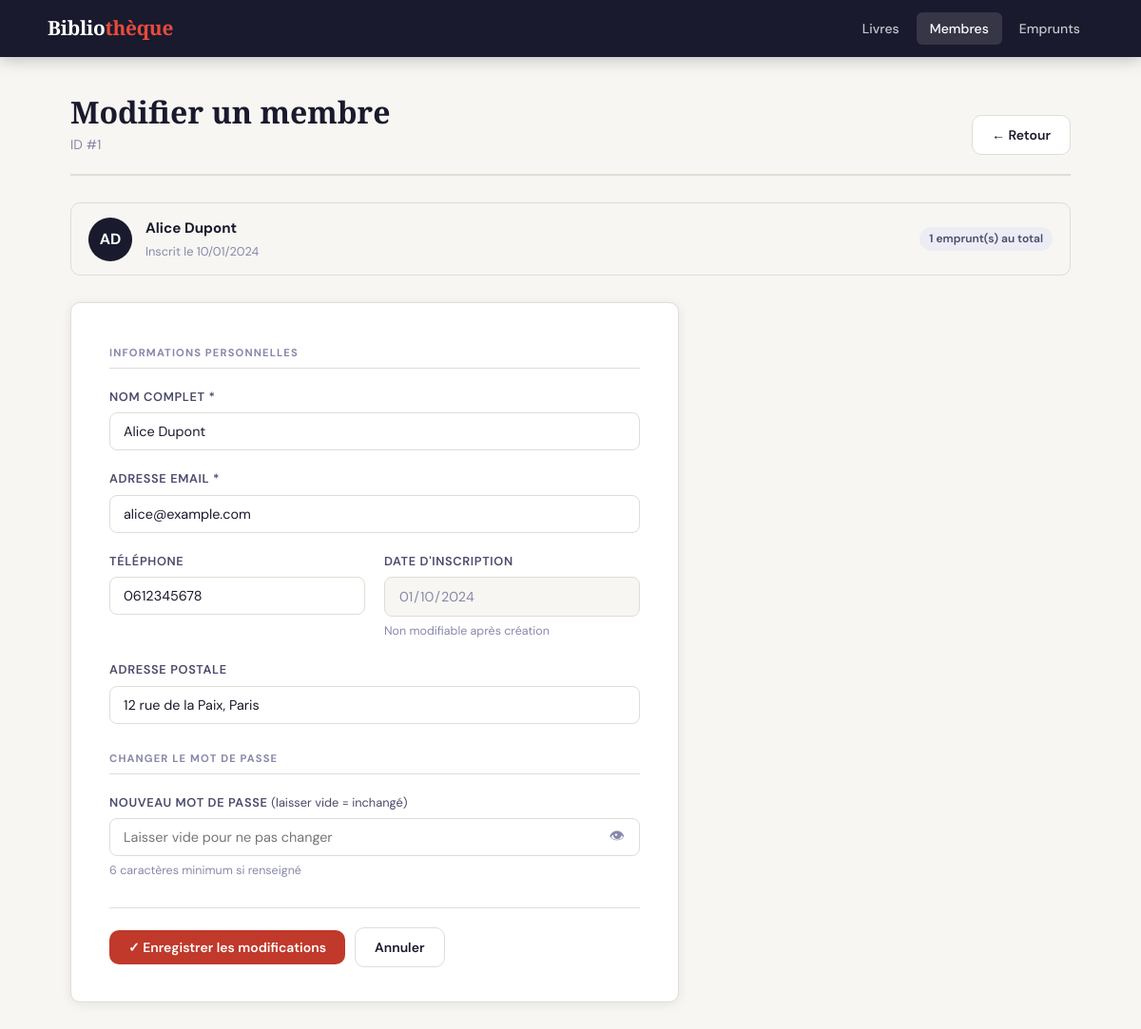
Screenshot of /index.php?page=members&action=edit&id=1 with the database file from the repository.
### tables this page shows
CREATE TABLE membres (
    idMembre        INT           NOT NULL AUTO_INCREMENT,
    nom             VARCHAR(100)  NOT NULL,
    email           VARCHAR(150)  NOT NULL UNIQUE,
    motDePasse      VARCHAR(255)  NOT NULL,
    telephone       VARCHAR(20),
    adresse         VARCHAR(255),
    dateInscription DATE          NOT NULL DEFAULT (CURRENT_DATE),
    PRIMARY KEY (idMembre)
);

### controllers/MemberController.php (called while the page is built, shortened)
<?php
require_once __DIR__ . '/../models/Member.php';
class MemberController
{
    private Member $model;
    public function __construct()
    {
        $this->model = new Member();
    }
    public function edit(): void
    {
        $id     = (int) ($_GET['id'] ?? 0);
        $member = $this->model->getById($id);
        require __DIR__ . '/../views/members/edit.php';
    }
}

### public/index.php (called while the page is built, shortened)
<?php
$action = $_GET['action'] ?? 'index';
$controller = new $controllerClass();
$controller->$action();

### config/database.php (called while the page is built, shortened)
<?php
function getDB(): PDO {
    static $pdo = null;
    if ($pdo === null) {
        $dsn = sprintf('mysql:host=%s;dbname=%s;charset=%s', DB_HOST, DB_NAME, DB_CHARSET);
        $options = [
            PDO::ATTR_ERRMODE            => PDO::ERRMODE_EXCEPTION,
            PDO::ATTR_DEFAULT_FETCH_MODE => PDO::FETCH_ASSOC,
            PDO::ATTR_EMULATE_PREPARES   => false,
        ];
        try {
            $pdo = new PDO($dsn, DB_USER, DB_PASS, $options);
        } catch (PDOException $e) {
            die(json_encode(['error' => 'Connexion échouée : ' . $e->getMessage()]));
        }
    }
    return $pdo;
}

### models/Member.php (called while the page is built, shortened)
<?php
require_once __DIR__ . '/../config/database.php';
class Member
{
    private PDO $db;
    public function __construct()
    {
        $this->db = getDB();
    }
    public function getById(int $id): array|false
    {
        $stmt = $this->db->prepare(
            'SELECT m.*,
                    COUNT(e.idEmprunt) AS total_emprunts,
                    SUM(e.statut = "en_cours") AS emprunts_en_cours
             FROM membres m
             LEFT JOIN emprunts e ON e.idMembre = m.idMembre
             WHERE m.idMembre = :id
             GROUP BY m.idMembre'
        );
        $stmt->execute([':id' => $id]);
        return $stmt->fetch();
    }
}

### views/members/edit.php (the view, shortened to what this page needs)
<!DOCTYPE html>
<html lang="fr">
<head>
  <link rel="stylesheet" href="style.css">
</head>
<body>
<header class="site-header">
  <div class="inner">
    <a href="index.php" class="brand">Biblio<span>thèque</span></a>
    <nav class="nav">
      <a href="index.php?page=books">Livres</a>
      <a href="index.php?page=members" class="active">Membres</a>
      <a href="index.php?page=borrows">Emprunts</a>
    </nav>
  </div>
</header>
<main class="page">
  <div class="wrapper">
    <div class="page-head">
      <div>
        <h1>Modifier un membre</h1>
        <p class="sub">ID #<?= $member['idMembre'] ?></p>
      </div>
      <a href="index.php?page=members" class="btn btn-secondary">← Retour</a>
    </div>
    <?php
      $words    = explode(' ', trim($member['nom']));
      $initials = strtoupper(substr($words[0], 0, 1) . (isset($words[1]) ? substr($words[1], 0, 1) : ''));
    ?>
    <div class="info-banner">
      <div class="avatar"><?= $initials ?></div>
      <div class="meta">
        <strong><?= htmlspecialchars($member['nom']) ?></strong>
        <span>Inscrit le <?= date('d/m/Y', strtotime($member['dateInscription'])) ?></span>
      </div>
      <div class="badges">
        <span class="badge" style="background:#ececf5;color:var(--ink-soft)">
          <?= (int)($member['total_emprunts'] ?? 0) ?> emprunt(s) au total
        </span>
      </div>
    </div>
    <div class="form-card">
      <form method="POST"
            action="index.php?page=members&action=edit&id=<?= $member['idMembre'] ?>"
            novalidate>
        <div class="form-grid">
          <p class="section-label">Informations personnelles</p>
          <div class="form-group full">
            <label for="nom">Nom complet *</label>
            <input type="text" id="nom" name="nom" required
                   value="<?= htmlspecialchars($member['nom']) ?>">
          </div>
          <div class="form-group full">
            <label for="email">Adresse email *</label>
            <input type="email" id="email" name="email" required
                   value="<?= htmlspecialchars($member['email']) ?>">
          </div>
          <div class="form-group">
            <label for="telephone">Téléphone</label>
            <input type="tel" id="telephone" name="telephone"
                   value="<?= htmlspecialchars($member['telephone'] ?? '') ?>">
          </div>
          <div class="form-group">
            <label for="dateInscription">Date d'inscription</label>
            <input type="date" id="dateInscription" name="dateInscription"
                   value="<?= htmlspecialchars($member['dateInscription']) ?>" readonly
                   style="background:var(--paper);cursor:not-allowed;color:var(--ink-muted)">
            <span class="field-hint">Non modifiable après création</span>
          </div>
          <div class="form-group full">
            <label for="adresse">Adresse postale</label>
            <input type="text" id="adresse" name="adresse"
                   value="<?= htmlspecialchars($member['adresse'] ?? '') ?>">
          </div>
          <p class="section-label">Changer le mot de passe</p>
          <div class="form-group full">
            <label for="motDePasse">Nouveau mot de passe <span style="font-weight:400;text-transform:none;letter-spacing:0">(laisser vide = inchangé)</span></label>
            <div class="password-wrap">
              <input type="password" id="motDePasse" name="motDePasse"
                     placeholder="Laisser vide pour ne pas changer"
                     autocomplete="new-password">
              <button type="button" class="toggle-pwd" onclick="togglePwd('motDePasse', this)" title="Afficher/masquer">👁</button>
            </div>
            <span class="field-hint">6 caractères minimum si renseigné</span>
          </div>
        </div>
        <div class="form-actions">
          <button type="submit" class="btn btn-primary">✓ Enregistrer les modifications</button>
          <a href="index.php?page=members" class="btn btn-secondary">Annuler</a>
        </div>
      </form>
    </div>
  </div>
</main>
</body>
</html>

### public/style.css (style rules this page uses)
*, *::before, *::after { box-sizing: border-box; margin: 0; padding: 0; }
:root { --ink: #1a1a2e; --ink-soft: #4a4a6a; --ink-muted: #8888aa; --paper: #f7f6f2; --white: #ffffff; --accent: #c0392b; --accent-2: #e74c3c; --green: #27ae60; --amber: #e67e22; --border: #e0ddd5; --shadow: 0 2px 12px rgba(26,26,46,.08); --shadow-lg: 0 8px 32px rgba(26,26,46,.13); --radius: 10px; --font-head: 'Playfair Display', Georgia, serif; --font-body: 'DM Sans', system-ui, sans-serif; --font-mono: 'JetBrains Mono', monospace; }
body { font-family: var(--font-body); background: var(--paper); color: var(--ink); min-height: 100vh; font-size: 15px; line-height: 1.6; }
.wrapper { max-width: 1100px; margin: 0 auto; padding: 0 24px; }
.page { padding: 40px 0 80px; }
.site-header { background: var(--ink); color: var(--white); padding: 0 24px; position: sticky; top: 0; z-index: 100; box-shadow: 0 2px 16px rgba(0,0,0,.25); }
.site-header .inner { max-width: 1100px; margin: 0 auto; display: flex; align-items: center; gap: 32px; height: 60px; }
.site-header .brand { font-family: var(--font-head); font-size: 1.3rem; font-weight: 700; color: var(--white); text-decoration: none; letter-spacing: -.3px; white-space: nowrap; }
.site-header .brand span { color: #e74c3c; }
.nav { display: flex; gap: 4px; margin-left: auto; }
.nav a { color: rgba(255,255,255,.75); text-decoration: none; padding: 6px 14px; border-radius: 6px; font-size: .875rem; font-weight: 500; transition: background .15s, color .15s; }
.nav a:hover, .nav a.active { background: rgba(255,255,255,.12); color: var(--white); }
.page-head { display: flex; align-items: flex-end; justify-content: space-between; gap: 16px; margin-bottom: 28px; padding-bottom: 20px; border-bottom: 2px solid var(--border); }
.page-head h1 { font-family: var(--font-head); font-size: 2rem; font-weight: 700; color: var(--ink); line-height: 1.15; }
.page-head .sub { font-size: .875rem; color: var(--ink-muted); margin-top: 4px; }
.btn { display: inline-flex; align-items: center; gap: 6px; padding: 9px 20px; border-radius: var(--radius); font-family: var(--font-body); font-size: .875rem; font-weight: 600; cursor: pointer; text-decoration: none; border: none; transition: all .15s; white-space: nowrap; }
.btn-primary { background: var(--accent); color: #fff; }
.btn-secondary { background: var(--white); color: var(--ink); border: 1.5px solid var(--border); }
.badge { display: inline-block; padding: 3px 10px; border-radius: 20px; font-size: .75rem; font-weight: 600; }
.form-card { background: var(--white); border-radius: var(--radius); border: 1px solid var(--border); box-shadow: var(--shadow); padding: 36px 40px; max-width: 640px; }
.form-grid { display: grid; grid-template-columns: 1fr 1fr; gap: 20px; }
.form-group { display: flex; flex-direction: column; gap: 6px; }
.form-group.full { grid-column: 1 / -1; }
.form-group label { font-size: .8rem; font-weight: 600; text-transform: uppercase; letter-spacing: .05em; color: var(--ink-soft); }
.form-group input, .form-group select { padding: 10px 14px; border: 1.5px solid var(--border); border-radius: 8px; font-size: .9rem; font-family: var(--font-body); color: var(--ink); background: var(--white); transition: border-color .15s, box-shadow .15s; }
.field-hint { font-size: .78rem; color: var(--ink-muted); }
.form-actions { display: flex; gap: 10px; align-items: center; margin-top: 28px; padding-top: 20px; border-top: 1px solid var(--border); }

### rows the page displays
membres: idMembre "1", nom "AD", nom "Alice Dupont", dateInscription "10/01/2024", email "alice@example.com", telephone "0612345678", dateInscription "01/10/2024", adresse "12 rue de la Paix, Paris"

### other values shown
$member['total_emprunts'] "1"
